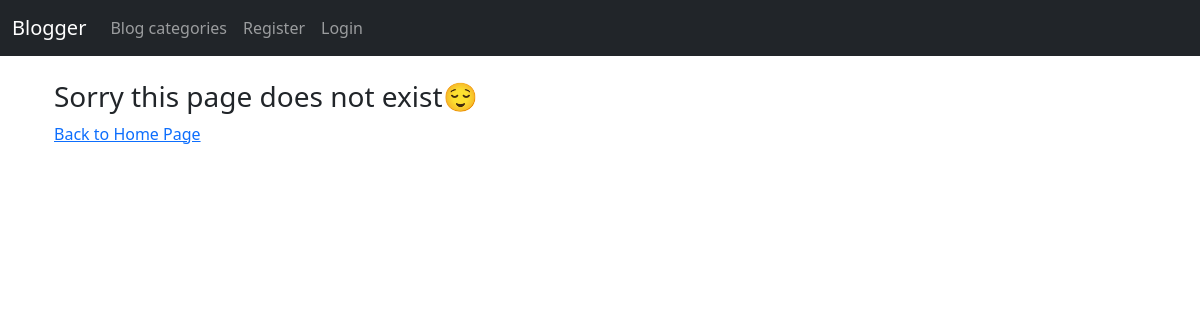
The page /category/coding-tutorial/ on the database as committed earlier.
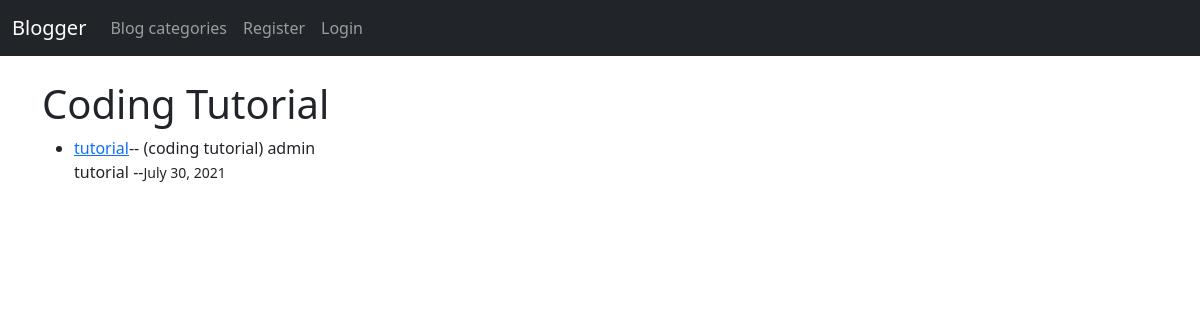
The same page on the database as committed later.
### theblog/models.py (models this page shows, shortened)
class Post(models.Model):
    title = models.CharField(max_length=255)
    title_tag = models.CharField(max_length=255)
    author = models.ForeignKey(User,on_delete=models.CASCADE)
    body= RichTextField(blank=True,null=True)
    category=models.CharField(max_length=255,default='coding')
    snippet=models.CharField(max_length=255,default='Click link above to read blog post...')
    post_date=models.DateField(auto_now_add=True)
    likes = models.ManyToManyField(User,related_name='blog_post')

### theblog/views.py (the view)
# urls.py: path('category/<str:cats>/',CategoryView,name="category"),
def CategoryView(request,cats):
    catergory_post= Post.objects.filter(category=cats.replace('-',' '))
    return render(request,'categories.html',{'cats':cats.title().replace('-',' '),'category_post':catergory_post})

### theblog/templates/categories.html (shortened to what this page needs)
{%extends 'base.html'%}
{% block content %}
{% if category_post%}
<h1> {{cats}} </h1>
<ul>
    {% for post in category_post%}
       <li> <a href="{%url 'article-detail' post.pk%}">{{post.title}}</a>--
        ({{post.category}})
        {{post.author}}
        <br>
        {{post.body|slice:"200"|safe}} --<small>{{post.post_date}}</small></li>
    {%endfor%}
    </ul>
{%else %}
<div class="container  align-middle">
    <h3>Sorry this page does not exist😌</h3>
    <a href="{%url 'home'%}">Back to Home Page</a>
</div>
{% endif %}
{% endblock %}

Rows that differ between the two databases and show on the page:
added Post: title "tutorial", category "coding tutorial", author "admin", body "tutorial", post_date "July 30, 2021"
Other text that changed with them:
{{ cats }}: (not shown) → "Coding Tutorial"
text no longer shown: "Sorry this page does not exist😌 Back to Home Page"
